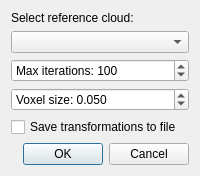
<?xml version="1.0" encoding="UTF-8"?>
<ui version="4.0">
 <class>MultiAlignTool</class>
 <widget class="QDialog" name="MultiAlignTool">
  <layout class="QVBoxLayout" name="verticalLayout">
   <item>
    <widget class="QLabel" name="refLabel">
     <property name="text">
      <string>Select reference cloud:</string>
     </property>
    </widget>
   </item>
   <item>
    <widget class="QComboBox" name="refCombo"/>
   </item>
   <item>
    <widget class="QSpinBox" name="iterSpinBox">
     <property name="minimum">
      <number>1</number>
     </property>
     <property name="maximum">
      <number>1000</number>
     </property>
     <property name="value">
      <number>100</number>
     </property>
     <property name="prefix">
      <string>Max iterations: </string>
     </property>
    </widget>
   </item>
   <item>
    <widget class="QDoubleSpinBox" name="voxelSpinBox">
     <property name="decimals">
      <number>3</number>
     </property>
     <property name="singleStep">
      <double>0.01</double>
     </property>
     <property name="value">
      <double>0.05</double>
     </property>
     <property name="prefix">
      <string>Voxel size: </string>
     </property>
    </widget>
   </item>
   <item>
    <widget class="QCheckBox" name="saveCheckBox">
     <property name="text">
      <string>Save transformations to file</string>
     </property>
    </widget>
   </item>
   <item>
    <widget class="QDialogButtonBox" name="buttonBox">
     <property name="standardButtons">
      <set>QDialogButtonBox::Ok|QDialogButtonBox::Cancel</set>
     </property>
    </widget>
   </item>
  </layout>
 </widget>
 <resources/>
 <connections/>
</ui>
